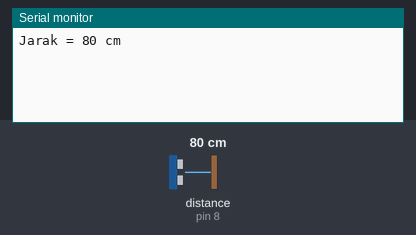
The sketch below on a simulated Arduino Uno, built with avr-gcc and run on an emulated ATmega328P. Parts: the last lines printed to the serial monitor. Wiring (inferred from the names in the program): ultrasonic range finder: trigger pin 9; echo pin 8. The test bench sets the inputs (shaded band); at power-on: distance to the obstacle (sensor on pin 8) 80 cm. The echo pulse lasts 58.3 µs per cm.

Above: at 1.8 s.
1.9 s: distance to the obstacle (sensor on pin 8) set to 2 cm
At 2.8 s:
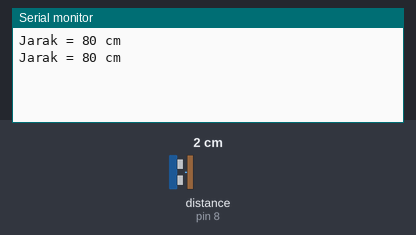
3.4 s: distance to the obstacle (sensor on pin 8) set to 4 cm
At 4.4 s:
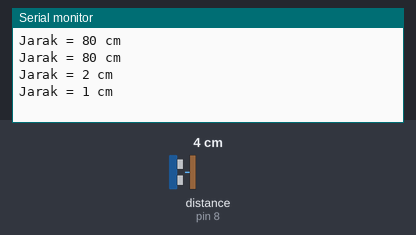
Timing chart, 0 to 6.4 s (numbered marks = the images above; inputs shaded):
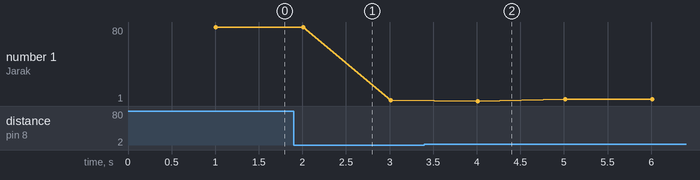

The sketch:

ultrasonic.ino
```cpp
const int TRIGPIN = 9;
const int ECHOPIN = 8;
long timer;
int jarak;

void setup()
{
  Serial.begin(9600);
  pinMode(ECHOPIN, INPUT);
  pinMode(TRIGPIN, OUTPUT);
}

void loop()
{
  digitalWrite(TRIGPIN, LOW);
  delayMicroseconds(2);
  digitalWrite(TRIGPIN, HIGH);
  delayMicroseconds(10);
  digitalWrite(TRIGPIN, LOW);

  timer = pulseIn(ECHOPIN, HIGH);
  jarak = timer/58;
  delay(1000);

  Serial.print("Jarak = ");
  Serial.print(jarak);
  Serial.print(" cm");
  Serial.println();
}
```

Measured:
- plotted number 1: 80 → 2 after the input at 1.9 s, 2 → 3 after the input at 3.4 s
